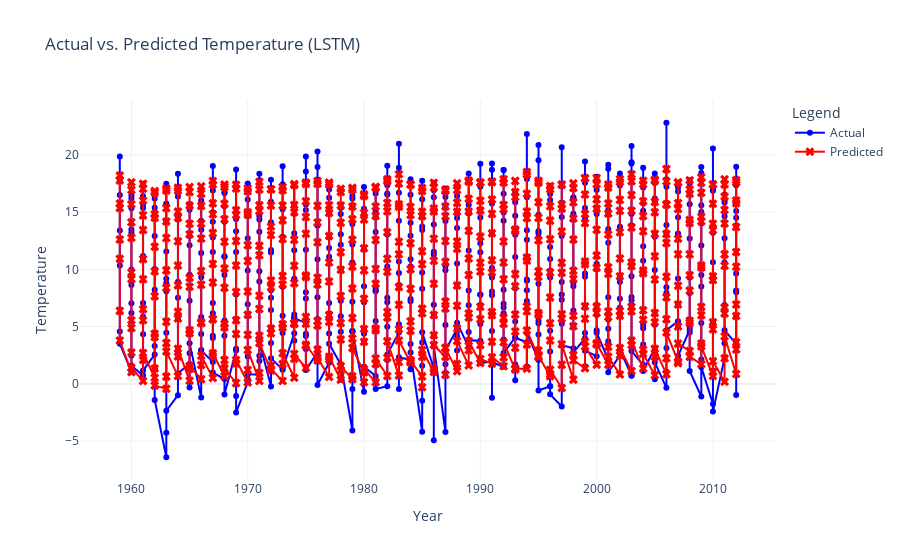

Notebook cell for this chart:
### Code cell
import plotly.graph_objects as go

# Create figure
fig = go.Figure()

# Add actual values
fig.add_trace(go.Scatter(
    x=years, 
    y=y_val_inv.flatten(), 
    mode='lines+markers', 
    name='Actual',
    marker=dict(symbol="circle", size=6, color='blue')
))

# Add predicted values
fig.add_trace(go.Scatter(
    x=years, 
    y=y_pred_inv.flatten(), 
    mode='lines+markers', 
    name='Predicted',
    marker=dict(symbol="x", size=8, color='red')
))

# Layout customization
fig.update_layout(
    title="Actual vs. Predicted Temperature (LSTM)",
    xaxis_title="Year",
    yaxis_title="Temperature",
    legend_title="Legend",
    template="plotly_white"
)

# Show figure
fig.show()

### Figure 1 — Plotly figure (JSON) as saved in the notebook; plotly's stock layout.template omitted (floating-point values rounded to 4 significant figures; data arrays with more than 128 entries replaced by an {"elided": "..."} marker saying what was removed)
{"data": [{"marker": {"color": "blue", "size": 6, "symbol": "circle"}, "mode": "lines+markers", "name": "Actual", "type": "scatter", "x": {"elided": "644 int values"}, "y": {"elided": "644 float values"}}, {"marker": {"color": "red", "size": 8, "symbol": "x"}, "mode": "lines+markers", "name": "Predicted", "type": "scatter", "x": {"elided": "644 int values"}, "y": {"elided": "644 float values"}}], "layout": {"legend": {"title": {"text": "Legend"}}, "title": {"text": "Actual vs. Predicted Temperature (LSTM)"}, "xaxis": {"title": {"text": "Year"}}, "yaxis": {"title": {"text": "Temperature"}}}}
